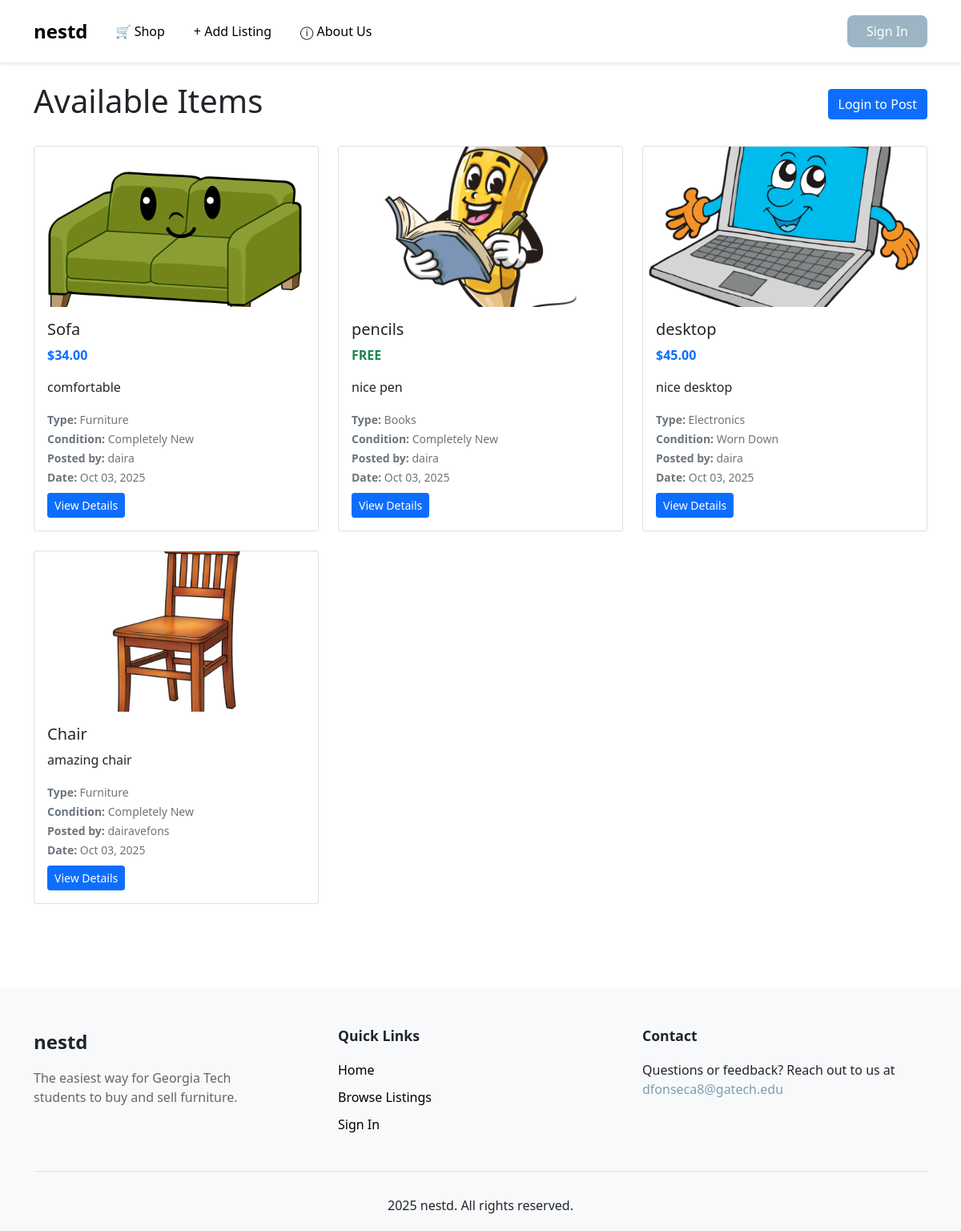
The app's page /shop/ with its own data.
### products/models.py (models this page shows, shortened)
class Post(models.Model):
    CONDITION_CHOICES = [
        ('completely_new', 'Completely New'),
        ('almost_new', 'Almost New'),
        ('worn_down', 'Worn Down'),
    ]
    PAYMENT_METHODS = [
        ('venmo', 'Venmo'),
        ('zelle', 'Zelle'),
        ('cash', 'Cash'),
    ]
    title = models.CharField(max_length=200)
    description = models.TextField()
    product_type = models.CharField(max_length=100)
    condition = models.CharField(max_length=20, choices=CONDITION_CHOICES)
    price = models.DecimalField(max_digits=10, decimal_places=2, blank=True, null=True)
    is_free = models.BooleanField(default=False)
    payment_method = models.CharField(max_length=20, choices=PAYMENT_METHODS, blank=True)
    photo = models.ImageField(upload_to='product_photos/', blank=True, null=True)
    author = models.ForeignKey(User, on_delete=models.CASCADE)
    created_at = models.DateTimeField(auto_now_add=True)
    updated_at = models.DateTimeField(auto_now=True)
    is_claimed = models.BooleanField(default=False)
    claimed_by = models.ForeignKey(User, on_delete=models.SET_NULL, null=True, blank=True, related_name='claimed_posts')
    class Meta:
        ordering = ['-created_at']

### products/views.py (the view)
# urls.py: path('', views.post_list, name='post_list'),
def post_list(request):
    posts = Post.objects.filter(is_claimed=False).order_by('-created_at')
    return render(request, 'products/post_list.html', {'posts': posts})

### products/templates/products/post_list.html (shortened to what this page needs)
{% extends 'base.html' %}
{% block content %}
<div class="d-flex justify-content-between align-items-center mb-4">
    <h1>Available Items</h1>
    {% if user.is_authenticated %}
        <a href="{% url 'create_post' %}" class="btn btn-primary">Post an Item</a>
    {% else %}
        <a href="{% url 'login' %}" class="btn btn-primary">Login to Post</a>
    {% endif %}
</div>
{% if posts %}
    <div class="row">
        {% for post in posts %}
            <div class="col-md-6 col-lg-4 mb-4">
                <div class="card h-100">
                    {% if post.photo %}
                        <img src="{{ post.photo.url }}" class="card-img-top" alt="{{ post.title }}" style="height: 200px; object-fit: cover;">
                    {% else %}
                        <div class="card-img-top bg-light d-flex align-items-center justify-content-center" style="height: 200px;">
                            <span class="text-muted">No Image</span>
                        </div>
                    {% endif %}
                    <div class="card-body d-flex flex-column">
                        <h5 class="card-title">{{ post.title }}</h5>
                        {% if post.is_free %}
                            <p class="text-success fw-bold">FREE</p>
                        {% elif post.price %}
                            <p class="text-primary fw-bold">${{ post.price }}</p>
                        {% endif %}
                        <p class="card-text">{{ post.description|truncatewords:20 }}</p>
                        <div class="mt-auto">
                            <small class="text-muted">
                                <strong>Type:</strong> {{ post.product_type }}<br>
                                <strong>Condition:</strong> {{ post.get_condition_display }}<br>
                                <strong>Posted by:</strong> {{ post.author.username }}<br>
                                <strong>Date:</strong> {{ post.created_at|date:"M d, Y" }}
                            </small>
                            <div class="mt-2 d-flex gap-2">
                                <a href="{% url 'post_detail' post.id %}" class="btn btn-primary btn-sm">View Details</a>
                            </div>
                        </div>
                    </div>
                </div>
            </div>
        {% endfor %}
    </div>
{% endif %}
{% endblock %}

### products/templates/base.html (shortened to what this page needs)
<!DOCTYPE html>
<html lang="en">
<head>
    <link href="https://cdn.jsdelivr.net/npm/bootstrap@5.1.3/dist/css/bootstrap.min.css" rel="stylesheet">
</head>
<body>
    <nav class="navbar navbar-expand-lg navbar-custom">
        <div class="container">
            <a class="navbar-brand" href="{% url 'home' %}">nestd</a>
            <div class="collapse navbar-collapse" id="navbarNav">
                <ul class="navbar-nav me-auto">
                    <li class="nav-item">
                        <a class="nav-link" href="/shop/">🛒 Shop</a>
                    </li>
                    <li class="nav-item">
                        <a class="nav-link" href="/shop/create/">+ Add Listing</a>
                    </li>
                    <li class="nav-item">
                        <a class="nav-link" href="{% url 'about' %}">ⓘ About Us</a>
                    </li>
                </ul>
                <div class="navbar-nav ms-auto">
                    {% if user.is_authenticated %}
                        <a class="nav-link" href="{% url 'logout' %}">Logout ({{ user.username }})</a>
                    {% else %}
                        <a class="btn btn-signin" href="{% url 'login' %}">Sign In</a>
                    {% endif %}
                </div>
            </div>
        </div>
    </nav>
    <div class="container mt-4">
        {% block content %}
        {% endblock %}
    </div>
    <footer class="footer">
        <div class="container">
            <div class="row">
                <div class="col-md-4">
                    <div class="footer-brand">nestd</div>
                    <p class="footer-description">The easiest way for Georgia Tech students to buy and sell furniture.</p>
                </div>
                <div class="col-md-4">
                    <h3 class="footer-title">Quick Links</h3>
                    <ul class="footer-links">
                        <li><a href="{% url 'home' %}">Home</a></li>
                        <li><a href="/shop/">Browse Listings</a></li>
                        <li><a href="{% url 'login' %}">Sign In</a></li>
                    </ul>
                </div>
                <div class="col-md-4">
                    <h3 class="footer-title">Contact</h3>
                    <p>Questions or feedback? Reach out to us at <a href="mailto:dfonseca8@gatech.edu" class="footer-email">dfonseca8@gatech.edu</a></p>
                </div>
            </div>
            <div class="footer-bottom">
                <p class="mb-0">2025 nestd. All rights reserved.</p>
            </div>
        </div>
    </footer>
</body>
</html>

### products/templates/base.html (style rules this page uses)
.navbar-custom { background-color: white; box-shadow: 0 2px 4px rgba(0,0,0,0.1); padding: 1rem 0; }
.navbar-brand { color: #000 !important; font-weight: 700; font-size: 1.5rem; }
.nav-link { color: #000 !important; font-weight: 500; margin: 0 10px; display: flex; align-items: center; }
.btn-signin { background-color: #9db4c4; color: white; border: none; border-radius: 8px; padding: 8px 24px; font-weight: 500; margin-left: 10px; }
.footer { background-color: #f8f9fa; padding: 50px 0 20px; margin-top: 80px; }
.footer-brand { font-weight: 700; font-size: 1.5rem; margin-bottom: 15px; }
.footer-description { color: #666; max-width: 300px; }
.footer-title { font-weight: 600; font-size: 1.1rem; margin-bottom: 20px; }
.footer-links { list-style: none; padding: 0; }
.footer-links li { margin-bottom: 10px; }
.footer-links a { color: #000; text-decoration: none; }
.footer-email { color: #7c9eb2; text-decoration: none; }
.footer-bottom { text-align: center; padding-top: 30px; margin-top: 30px; border-top: 1px solid #dee2e6; }

### records on screen
Post: photo (picture), title "Sofa", price "34.00", description "comfortable", product_type "Furniture", condition "Completely New", author.username "daira", created_at "Oct 03, 2025"
Post: photo (picture), title "pencils", is_free "FREE", description "nice pen", product_type "Books", condition "Completely New", author.username "daira", created_at "Oct 03, 2025"
Post: photo (picture), title "desktop", price "45.00", description "nice desktop", product_type "Electronics", condition "Worn Down", author.username "daira", created_at "Oct 03, 2025"
Post: photo (picture), title "Chair", description "amazing chair", product_type "Furniture", condition "Completely New", author.username "dairavefons", created_at "Oct 03, 2025"
